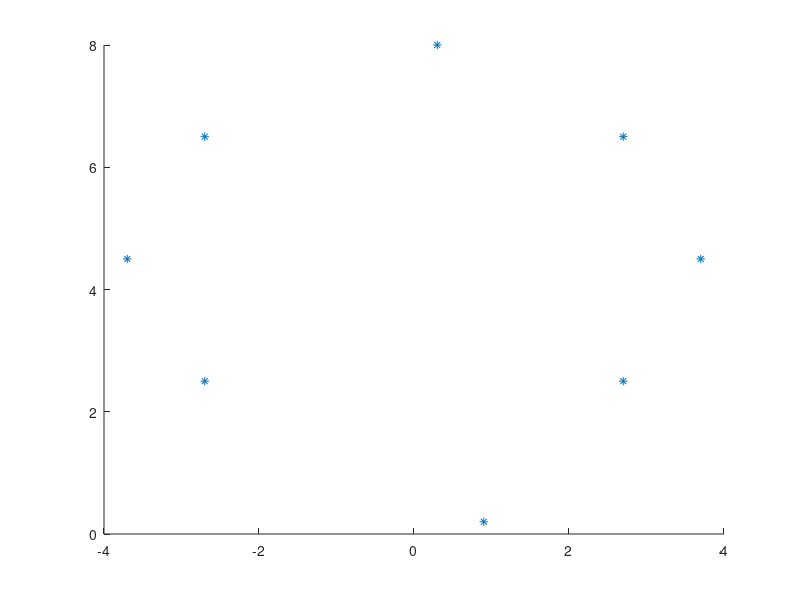

MATLAB code to generate this figure:
clear all
close all
x2=[1.2 3.0 4.0 3.0 0 -3.0 -4.0 -3.0]
for i = 1 : 8
    if (x2(i)>0)
        x2(i)=x2(i)-0.3;
    else 
        x2(i)=x2(i)+0.3;
    end
end
x2=x2';
y2=[0.2 2.5 4.5 6.5 8.0 6.5 4.5 2.5]
y2=y2';
figure(1)
hold on
plot(x2,y2,'*')
save marqueurs2.mat